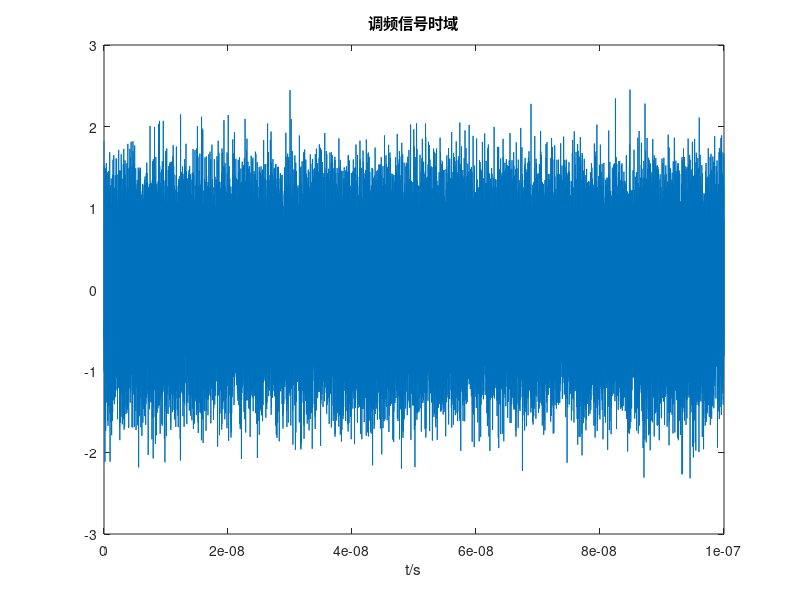
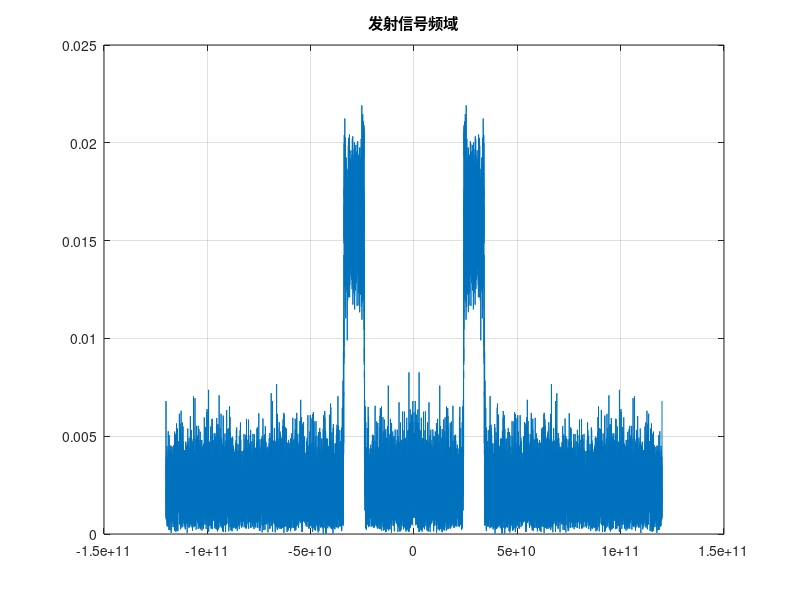

Write the MATLAB code that produced these figures, in order. (Note: this script raises an error after producing the figures.)
close all;
clear;
fs=24e10;%采样频率
T=1e-7;%时宽
B=10e9;%带宽
mu=B/T;%调频率
n=round(T*fs);%采样点个数
t=linspace(0,T,n);
f0=24e9;%起始频率
s=exp(2j*pi*(f0*t+0.5*mu*t.^2));
SNR=5;%信噪比
s=awgn(s,SNR);%添加一定信噪比的高斯白噪声

S = (T/fs)^(1/2);
delta_x = (T*fs)^(1/2);
delta_t = 1/delta_x;
fx=s*S;
ux = linspace(-1/2*delta_x,1/2*delta_x,n);


figure
plot(t,real(s))%时域图
title("调频信号时域")
xlabel("t/s")

figure
S=fftshift(fft(real(s))./n);
f=linspace(-fs/2,fs/2-1,n);%频域横坐标，注意奈奎斯特采样定理，最大原信号最大频率不超过采样频率的一半
plot(f,abs(S))%频域图
title("发射信号频域")
grid on

k=B/fs;%归一化调频斜率
a=acot(-k)/(pi/2);%以归一化调频斜率估计阶次
% a=pi/2+atan(n-1)*mu/fs^2;
% for a=0.9:0.01:1
figure
S=myfrft(real(s),a);
f=linspace(-fs/2,fs/2-1,n);%频域横坐标，注意奈奎斯特采样定理，最大原信号最大频率不超过采样频率的一半
plot(ux,abs(S))%频域图
title("发射信号时频域")
% xlim([0,fs/2-1])
title("a="+num2str(a))
grid on
% end

fh=abs(f(abs(S)==max(abs(S)))*csc(a*pi/2))%估计的中心频率
f0=fh-B/2%估计的起始频率